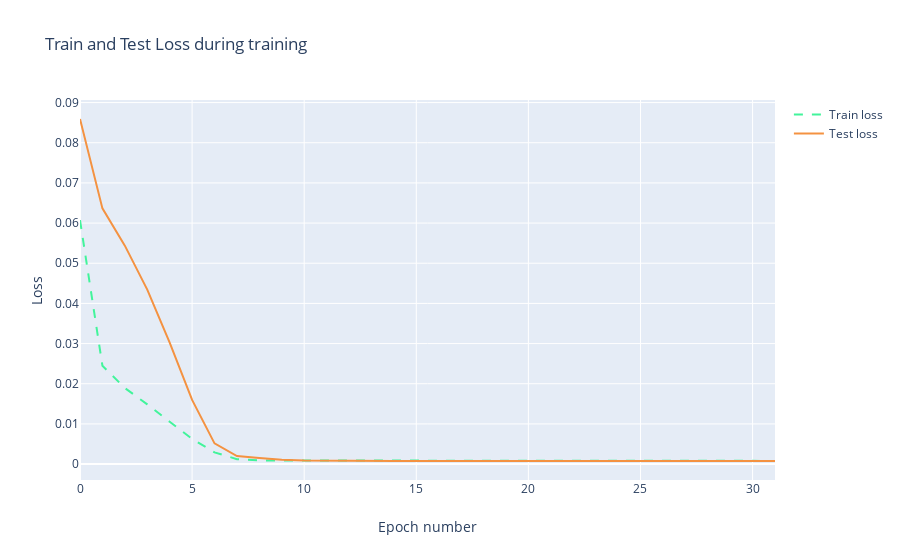

The code cell stored with this chart in its notebook:
### Code cell
trace1 = go.Scatter(
    x = np.arange(0, len(history.history['loss']), 1),
    y = history.history['loss'],
    mode = 'lines',
    name = 'Train loss',
    line = dict(color=('rgb(66, 244, 155)'), width=2, dash='dash')
)
trace2 = go.Scatter(
    x = np.arange(0, len(history.history['val_loss']), 1),
    y = history.history['val_loss'],
    mode = 'lines',
    name = 'Test loss',
    line = dict(color=('rgb(244, 146, 65)'), width=2)
)

data = [trace1, trace2]
layout = dict(title = 'Train and Test Loss during training',
              xaxis = dict(title = 'Epoch number'), yaxis = dict(title = 'Loss'))
fig = dict(data=data, layout=layout)
py.iplot(fig, filename='training_process')

### Figure 1 — Plotly figure (JSON) as saved in the notebook; plotly's stock layout.template omitted (floating-point values rounded to 4 significant figures)
{"data": [{"line": {"color": "rgb(66, 244, 155)", "dash": "dash", "width": 2}, "mode": "lines", "name": "Train loss", "type": "scatter", "x": [0, 1, 2, 3, 4, 5, 6, 7, 8, 9, 10, 11, 12, 13, 14, 15, 16, 17, 18, 19, 20, 21, 22, 23, 24, 25, 26, 27, 28, 29, 30, 31], "y": [0.06074, 0.02447, 0.01893, 0.01487, 0.01053, 0.006273, 0.00291, 0.001225, 0.0008909, 0.0008835, 0.0008773, 0.000877, 0.0008744, 0.0008706, 0.0008662, 0.0008615, 0.0008568, 0.0008521, 0.0008474, 0.0008427, 0.0008382, 0.0008337, 0.0008293, 0.000825, 0.0008207, 0.0008166, 0.0008125, 0.0008085, 0.0008046, 0.0008008, 0.000797, 0.0007935]}, {"line": {"color": "rgb(244, 146, 65)", "width": 2}, "mode": "lines", "name": "Test loss", "type": "scatter", "x": [0, 1, 2, 3, 4, 5, 6, 7, 8, 9, 10, 11, 12, 13, 14, 15, 16, 17, 18, 19, 20, 21, 22, 23, 24, 25, 26, 27, 28, 29, 30, 31], "y": [0.08591, 0.06366, 0.05438, 0.04344, 0.03026, 0.01597, 0.005153, 0.001991, 0.001485, 0.001054, 0.0008695, 0.0008016, 0.0007777, 0.0007703, 0.0007686, 0.0007688, 0.0007694, 0.0007699, 0.0007703, 0.0007705, 0.0007706, 0.0007706, 0.0007705, 0.0007704, 0.0007702, 0.00077, 0.0007697, 0.0007694, 0.000769, 0.0007684, 0.0007675, 0.0007667]}], "layout": {"title": {"text": "Train and Test Loss during training"}, "xaxis": {"title": {"text": "Epoch number"}}, "yaxis": {"title": {"text": "Loss"}}}}
